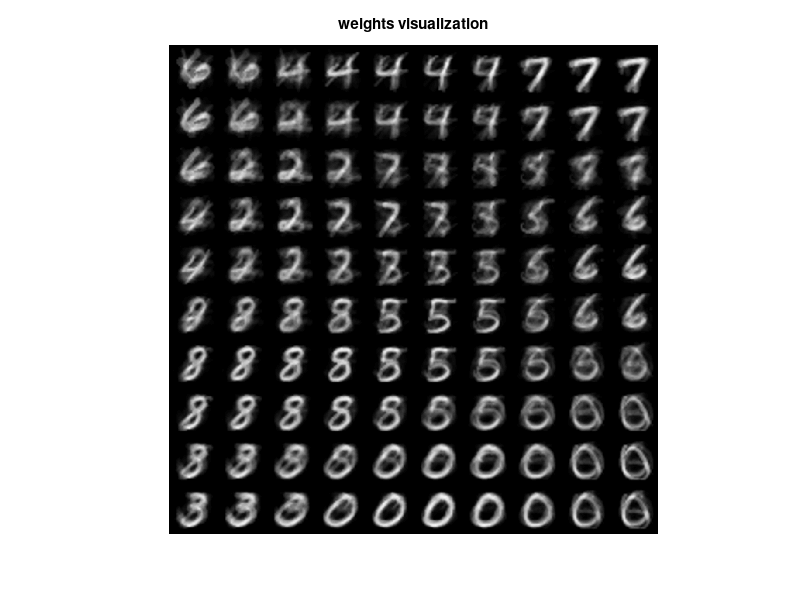
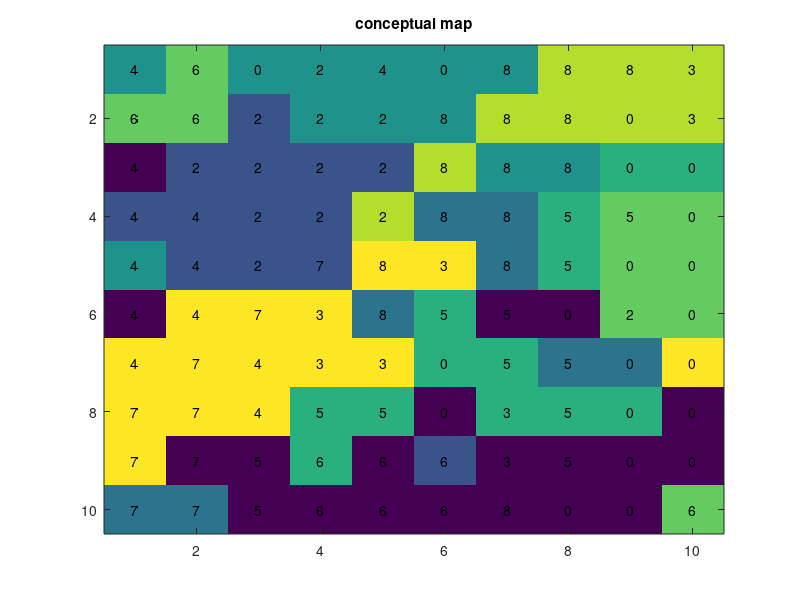
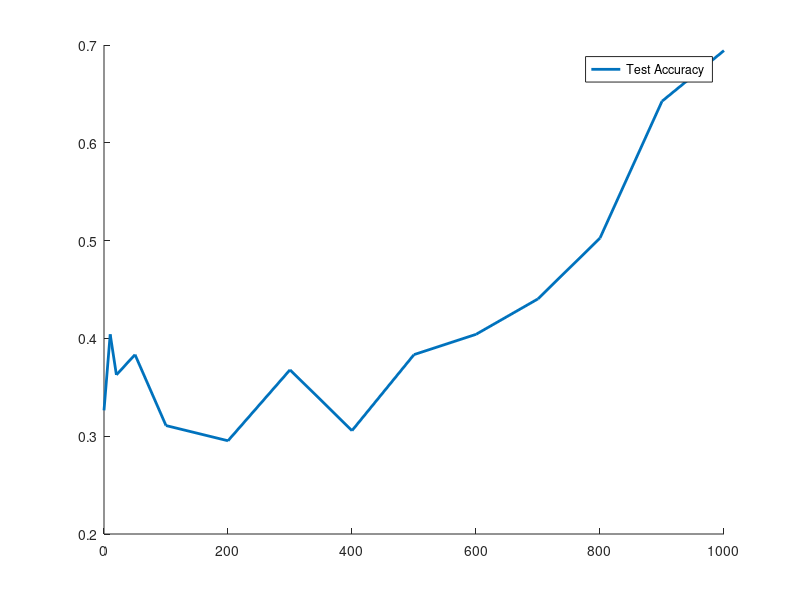

MATLAB code for these plots, in order:
clear;
close all;
load MNIST_database.mat;
% train and test classes except 1 and 9
trIdx = find(train_classlabel ~= 1 & train_classlabel ~= 9);
myTrain = train_data(:, trIdx);
TrLabel = train_classlabel(trIdx);
teIdx = find(test_classlabel ~= 1 & test_classlabel ~= 9);
myTest = test_data(:, teIdx);
TeLabel = test_classlabel(teIdx);
TrN = size(myTrain, 2);
TeN = size(myTest, 2);
iter = 0; 
N = 1000;
record = [0, 10, 20, 50, 100:100:N]; 
r = 1;
N_weights = 100;
weights = rand(784, N_weights);
sigma0 = N_weights / 2;
tau = N / log(sigma0);
TeAcc = zeros(1, size(record, 2)); TrAcc = zeros(1, size(record, 2));
while iter <= N
    chosen = randi(TrN);
    now = myTrain(:, chosen);
    % find the index of minimum
    [~, idx] = min(sum((now - weights) .^ 2));
    sigma = 2 * (sigma0 * exp(-iter / tau)) ^ 2 ;
    learning_rate = 0.1 * exp(iter / N);
    for i = 1 : N_weights
        d = (fix((i - 1) / 10) - fix((idx - 1) / 10)) ^ 2 + (mod(i - 1, 10) - mod(idx - 1, 10)) ^ 2;
        h = exp(-d / sigma);
        weights(:, i) = weights(:, i) + learning_rate * h * (now - weights(:, i));
    end
    if iter == record(r)
        vote = zeros(9, N_weights);
        for i = 1 : TrN
            now = myTrain(:, i);
            [~, idx] = min(sum((now - weights) .^ 2));
            vote(TrLabel(i) + 1, idx) = vote(TrLabel(i) + 1, idx) + 1;
        end
        % calculate each neuron's label
        neurons_label = zeros(1, N_weights);
        neurons_val = zeros(1, N_weights);
        for i = 1 : N_weights
            [val, idx] = max(vote(:, i));
            neurons_label(i) = idx - 1;
            neurons_val(i) = val;
        end
        % calculate test accuracy
        for i = 1 : TeN
            now = myTest(:, i);
            [~, idx] = min(sum((now - weights) .^ 2));
            TeAcc(r) = TeAcc(r) + (neurons_label(idx) == TeLabel(i));
        end
        for i = 1 : TrN
            now = myTrain(:, i);
            [~, idx] = min(sum((now - weights) .^ 2));
            TrAcc(r) = TrAcc(r) + (neurons_label(idx) == TrLabel(i));
        end
        TeAcc(r) = TeAcc(r) / TeN;
        TrAcc(r) = TrAcc(r) / TrN;
        r = r + 1;
    end
    iter = iter + 1;
end

% visualize weights
trained_weights = [];
for i = 0 : 9
    weights_row = [];
    for j = 1 : 10
        weights_row = [weights_row, reshape(weights(:, i*10+j), 28, 28)];
    end
    trained_weights = [trained_weights; weights_row];
end
figure
imshow(imresize(trained_weights, 4))
title('weights visualization')
saveas(gcf, 'weights visualization.png')

% show the conceptual map
neurons_label = reshape(neurons_label, 10, 10)';
neurons_val = neurons_val/max(neurons_val);
neurons_val = reshape(neurons_val, [10,10])';
figure
img = imagesc(neurons_label);
% img.AlphaData = neurons_val;
for i = [0,2,3,4,5,6,7,8]
    neurons_label(neurons_label == i) = num2str(i);
end
label = num2str(neurons_label, '%s');       
[x, y] = meshgrid(1:10);  
hStrings = text(x(:), y(:), label(:), 'HorizontalAlignment', 'center');
title('conceptual map')
saveas(gcf, 'conceptual map.png')

% show the accuracy
figure
hold on
% plot(record, TrAcc, 'linewidth', 2)
plot(record, TeAcc, 'linewidth', 2)
hold off
legend('Test Accuracy', 'Location', 'Best')
% title('accuracy according to iteration')
saveas(gcf, 'accuracy according to iteration.png')